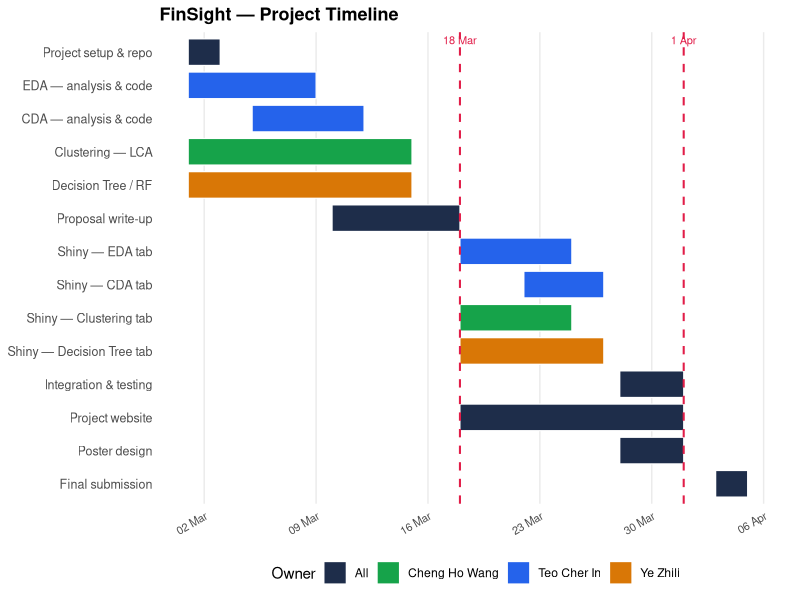

This figure's R source:
## ---- chunk 1
#| echo: false
#| message: false
#| warning: false

library(tidyverse)
library(ggplot2)

tasks <- data.frame(
  Task = c(
    "Project setup & repo",
    "EDA — analysis & code",
    "CDA — analysis & code",
    "Clustering — LCA",
    "Decision Tree / RF",
    "Proposal write-up",
    "Shiny — EDA tab",
    "Shiny — CDA tab",
    "Shiny — Clustering tab",
    "Shiny — Decision Tree tab",
    "Integration & testing",
    "Project website",
    "Poster design",
    "Final submission"
  ),
Owner = c(
    "All",
    "Teo Cher In", "Teo Cher In",
    "Cheng Ho Wang",
    "Ye Zhili",
    "All",
    "Teo Cher In", "Teo Cher In",
    "Cheng Ho Wang",
    "Ye Zhili",
    "All", "All",
    "All", "All"
  ),
  Start = as.Date(c(
    "2026-03-01",
    "2026-03-01", "2026-03-05",
    "2026-03-01",
    "2026-03-01",
    "2026-03-10",
    "2026-03-18", "2026-03-22",
    "2026-03-18",
    "2026-03-18",
    "2026-03-28", "2026-03-18",
    "2026-03-28", "2026-04-03"
  )),
  End = as.Date(c(
    "2026-03-03",
    "2026-03-09", "2026-03-12",
    "2026-03-15",
    "2026-03-15",
    "2026-03-18",
    "2026-03-25", "2026-03-27",
    "2026-03-25",
    "2026-03-27",
    "2026-04-01", "2026-04-01",
    "2026-04-01", "2026-04-05"
  ))
)

owner_colors <- c(
  "All"      = "#1e2d4a",
  "Teo Cher In" = "#2563eb",
  "Cheng Ho Wang" = "#16a34a",
  "Ye Zhili" = "#d97706"
)

tasks$Task <- factor(tasks$Task, levels = rev(tasks$Task))

ggplot(tasks, aes(xmin = Start, xmax = End, y = Task, fill = Owner)) +
  geom_rect(aes(ymin = as.numeric(Task) - 0.4,
                ymax = as.numeric(Task) + 0.4),
            color = "white", linewidth = 0.4) +
  scale_fill_manual(values = owner_colors) +
  scale_x_date(date_breaks = "1 week", date_labels = "%d %b",
               limits = as.Date(c("2026-03-01", "2026-04-06"))) +
  geom_vline(xintercept = as.numeric(as.Date("2026-03-18")),
             linetype = "dashed", color = "#e11d48", linewidth = 0.7) +
  geom_vline(xintercept = as.numeric(as.Date("2026-04-01")),
             linetype = "dashed", color = "#e11d48", linewidth = 0.7) +
  annotate("text", x = as.Date("2026-03-18"), y = 14.6,
           label = "Proposal\n18 Mar", size = 2.8,
           color = "#e11d48", hjust = 0.5) +
  annotate("text", x = as.Date("2026-04-01"), y = 14.6,
           label = "Poster\n1 Apr", size = 2.8,
           color = "#e11d48", hjust = 0.5) +
  labs(title = "FinSight — Project Timeline",
       x = NULL, y = NULL, fill = "Owner") +
  theme_minimal(base_size = 11) +
  theme(
    panel.grid.major.y = element_blank(),
    panel.grid.minor   = element_blank(),
    axis.text.y        = element_text(size = 9),
    axis.text.x        = element_text(size = 8, angle = 30, hjust = 1),
    legend.position    = "bottom",
    plot.title         = element_text(size = 13, face = "bold")
  )
